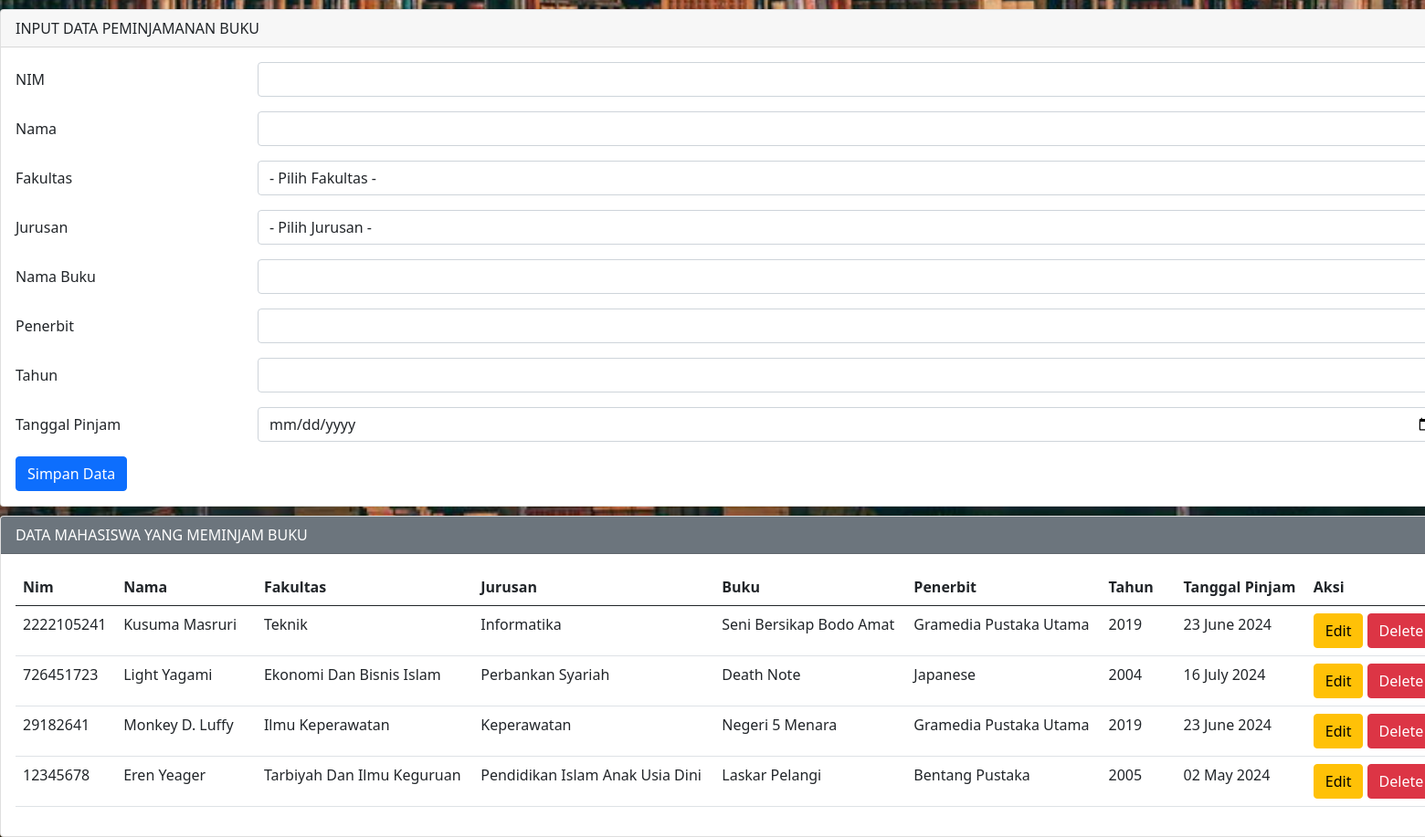
The page / on the database its author committed.
### tables this page shows
CREATE TABLE `peminjaman` (
  `id` int(11) NOT NULL,
  `nim` varchar(25) NOT NULL,
  `nama` varchar(25) NOT NULL,
  `namabuku` varchar(30) NOT NULL,
  `fakultas` varchar(50) NOT NULL,
  `jurusan` varchar(50) NOT NULL,
  `penerbit` varchar(25) NOT NULL,
  `tahun` varchar(25) NOT NULL,
  `tglpinjam` varchar(25) NOT NULL
);

### index.php (the view, shortened to what this page needs)
<?php
include 'koneksi.php';
$nim        = "";
$nama       = "";
$namabuku    = "";
$penerbit   = "";
$tahun      = "";
$tglpinjam  = "";
?>
<!DOCTYPE html>
<html lang="en">
<head>
    <link href="https://cdn.jsdelivr.net/npm/bootstrap@5.0.0-beta2/dist/css/bootstrap.min.css" rel="stylesheet">
</head>
<body>
    <div class="mx-auto">
        <div class="card">
            <div class="card-header">
                INPUT DATA PEMINJAMANAN BUKU
            </div>
            <div class="card-body">
                <form action="" method="POST">
                    <div class="mb-3 row">
                        <label for="nim" class="col-sm-2 col-form-label">NIM</label>
                        <div class="col-sm-10">
                            <input type="number" pattern="[0-9]*" class="form-control" id="nim" name="nim" value="<?php echo $nim ?>">
                        </div>
                    </div>
                    <div class="mb-3 row">
                        <label for="nama" class="col-sm-2 col-form-label">Nama</label>
                        <div class="col-sm-10">
                            <input type="text" class="form-control" id="nama" name="nama" value="<?php echo $nama ?>">
                        </div>
                    </div>
                    <div class="mb-3 row">
                        <label for="fakultas" class="col-sm-2 col-form-label">Fakultas</label>
                        <div class="col-sm-10">
                            <select class="form-control" name="fakultas" id="fakultas">
                                <option value="">- Pilih Fakultas -</option>
                            </select>
                        </div>
                    </div>
                    <div class="mb-3 row">
                        <label for="jurusan" class="col-sm-2 col-form-label">Jurusan</label>
                        <div class="col-sm-10">
                            <select class="form-control" name="jurusan" id="jurusan">
                                <option value="">- Pilih Jurusan -</option>
                            </select>
                        </div>
                    </div>
                    <div class="mb-3 row">
                        <label for="namabuku" class="col-sm-2 col-form-label">Nama Buku</label>
                        <div class="col-sm-10">
                            <input type="text" class="form-control" id="namabuku" name="namabuku" value="<?php echo $namabuku ?>">
                        </div>
                    </div>
                    <div class="mb-3 row">
                        <label for="penerbit" class="col-sm-2 col-form-label">Penerbit</label>
                        <div class="col-sm-10">
                            <input type="text" class="form-control" id="penerbit" name="penerbit" value="<?php echo $penerbit ?>">
                        </div>
                    </div>
                    <div class="mb-3 row">
                        <label for="tahun" class="col-sm-2 col-form-label">Tahun</label>
                        <div class="col-sm-10">
                            <input type="number" pattern="[0-9]*" class="form-control" id="tahun" name="tahun" value="<?php echo $tahun ?>">
                        </div>
                    </div>
                    <div class="mb-3 row">
                        <label for="tglpinjam" class="col-sm-2 col-form-label">Tanggal Pinjam</label>
                        <div class="col-sm-10">
                            <input type="date" pattern="[0-9]*" class="form-control" id="tglpinjam" name="tglpinjam" value="<?php echo $tglpinjam ?>">
                        </div>
                    </div>
                    <div class="col-12">
                        <input type="submit" name="simpan" value="Simpan Data" class="btn btn-primary" />
                    </div>
                </form>
            </div>
        </div>
        <div class="card">
            <div class="card-header text-white bg-secondary">
                DATA MAHASISWA YANG MEMINJAM BUKU
            </div>
            <div class="card-body">
                <table class="table">
                <thead>
                    <tr>
                        <th scope="col" style="width: 50px;">Nim</th>
                        <th scope="col" style="width: 150px;">Nama</th>
                        <th scope="col" style="width: 200px;">Fakultas</th>
                        <th scope="col" style="width: 250px;">Jurusan</th>
                        <th scope="col" style="width: 150px;">Buku</th>
                        <th scope="col" style="width: 150px;">Penerbit</th>
                        <th scope="col" style="width: 80px;">Tahun</th>
                        <th scope="col" style="width: 120px;">Tanggal Pinjam</th>
                        <th scope="col" style="width: 120px;">Aksi</th>
                    </tr>
                </thead>
                    <tbody>
                        <?php
                        $sql2   = "SELECT id, nim, nama, fakultas, jurusan, namabuku, penerbit, tahun, DATE_FORMAT(tglpinjam, '%d %M %Y') as tglpinjam FROM peminjaman ORDER BY id DESC";
                        $q2     = mysqli_query($koneksi, $sql2);
                        while ($r2 = mysqli_fetch_array($q2)) {
                            $id         = $r2['id'];
                            $nim        = $r2['nim'];
                            $nama       = $r2['nama'];
                            $fakultas   = $r2['fakultas'];
                            $jurusan    = $r2['jurusan'];
                            $namabuku   = $r2['namabuku'];
                            $penerbit   = $r2['penerbit'];
                            $tahun      = $r2['tahun'];
                            $tglpinjam  = $r2['tglpinjam'];
                        ?>
                            <tr>
                                <td scope="row"><?php echo $nim ?></td>
                                <td scope="row"><?php echo $nama ?></td>
                                <td scope="row"><?php echo $fakultas ?></td>
                                <td scope="row"><?php echo $jurusan ?></td>
                                <td scope="row"><?php echo $namabuku ?></td>
                                <td scope="row"><?php echo $penerbit ?></td>
                                <td scope="row"><?php echo $tahun ?></td>
                                <td scope="row"><?php echo $tglpinjam ?></td>
                                <td scope="row">
                                    <a href="index.php?op=edit&id=<?php echo $id ?>"><button type="button" class="btn btn-warning">Edit</button></a>
                                    <a href="index.php?op=delete&id=<?php echo $id?>" onclick="return confirm('Yakin mau delete data?')"><button type="button" class="btn btn-danger">Delete</button></a>
                                </td>
                            </tr>
                        <?php
                        }
                        ?>
                    </tbody>
                </table>
            </div>
        </div>
    </div>
</body>
</html>

### index.php (style rules this page uses)
.mx-auto { width: 1600px; }
.card { margin-top: 10px; }
body { background-image: url('images/background.jpg'); background-size: cover; background-repeat: no-repeat; background-position: center center; background-attachment: fixed; }
.table th, .table td { white-space: nowrap; overflow: hidden; text-overflow: ellipsis; max-width: 300px; }

### rows shown on the page
peminjaman: nim "2222105241", nama "Kusuma Masruri", fakultas "Teknik", jurusan "Informatika", namabuku "Seni Bersikap Bodo Amat", penerbit "Gramedia Pustaka Utama", tahun "2019", tglpinjam "23 June 2024"
peminjaman: nim "726451723", nama "Light Yagami", fakultas "Ekonomi Dan Bisnis Islam", jurusan "Perbankan Syariah", namabuku "Death Note", penerbit "Japanese", tahun "2004", tglpinjam "16 July 2024"
peminjaman: nim "29182641", nama "Monkey D. Luffy", fakultas "Ilmu Keperawatan", jurusan "Keperawatan", namabuku "Negeri 5 Menara", penerbit "Gramedia Pustaka Utama", tahun "2019", tglpinjam "23 June 2024"
peminjaman: nim "12345678", nama "Eren Yeager", fakultas "Tarbiyah Dan Ilmu Keguruan", jurusan "Pendidikan Islam Anak Usia Dini", namabuku "Laskar Pelangi", penerbit "Bentang Pustaka", tahun "2005", tglpinjam "02 May 2024"
